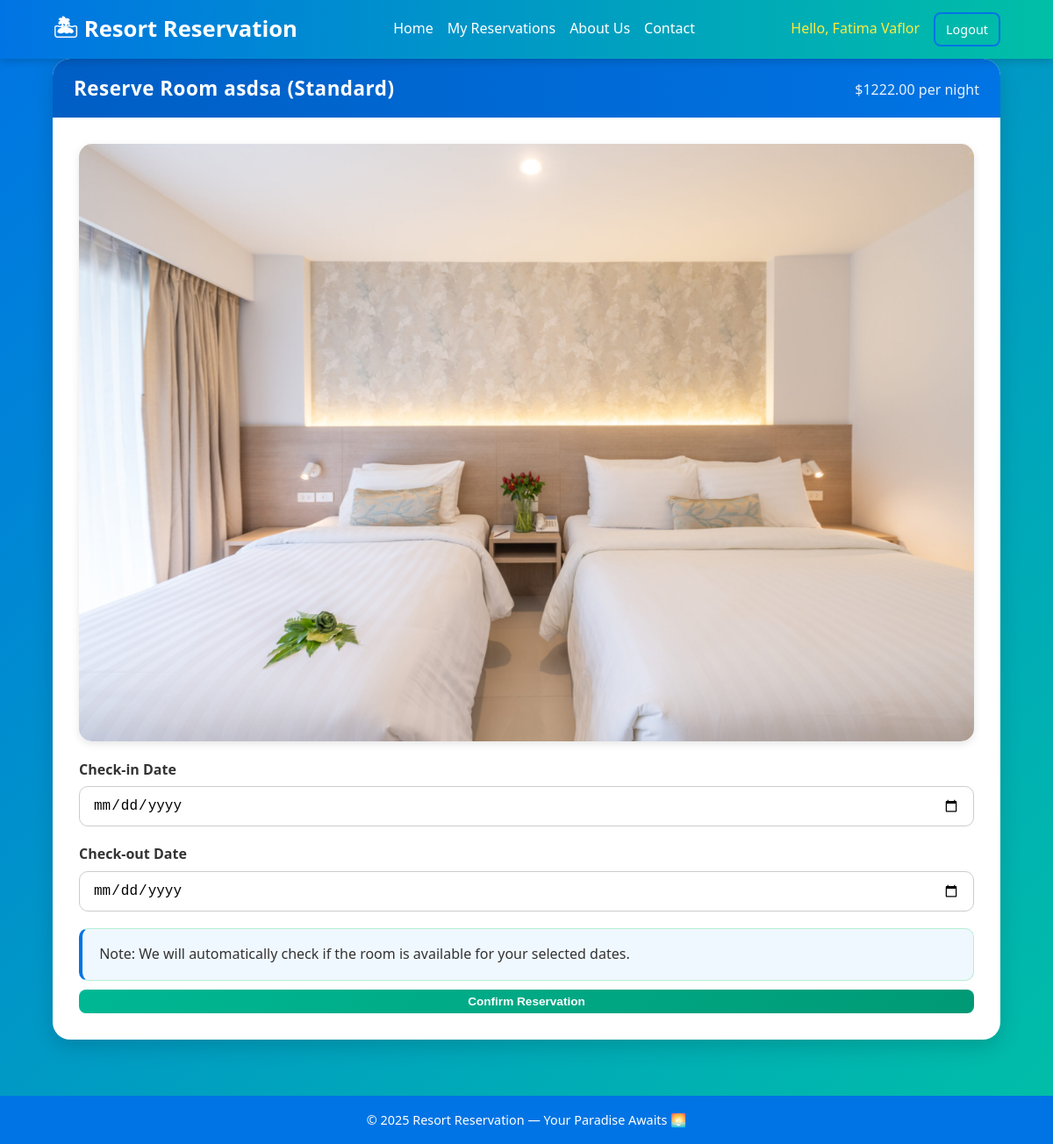
The app's page /reserve/7 (signed in), older data.
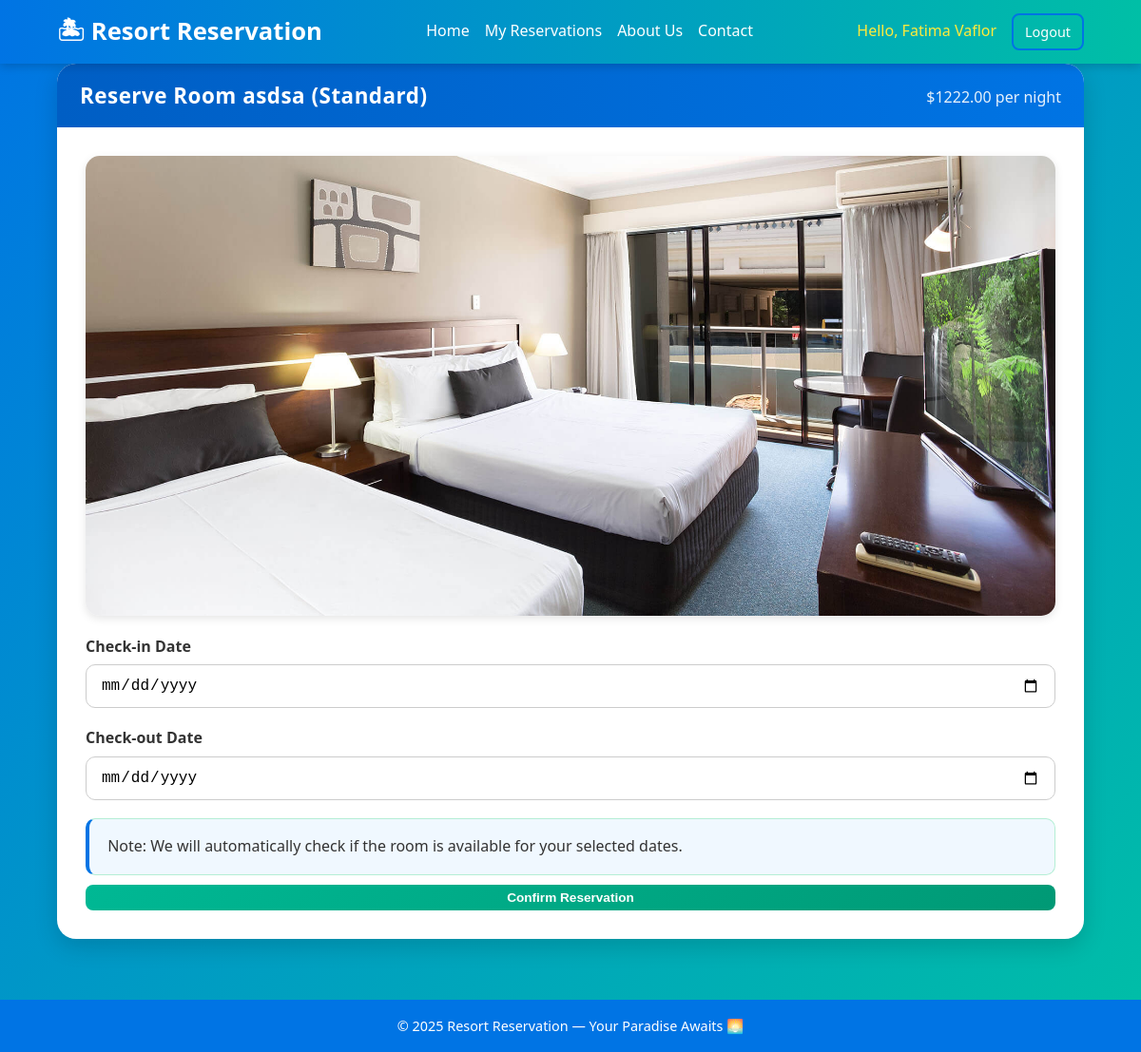
The same page, newer data.
### models.py (models this page shows, shortened)
class Room(db.Model):
    __tablename__ = 'room'
    id = db.Column(db.Integer, primary_key=True)
    room_number = db.Column(db.String(10), unique=True, nullable=False)
    room_type = db.Column(db.String(50), nullable=False)  # e.g., 'Standard', 'Deluxe', 'Suite'
    price = db.Column(db.Float, nullable=False)  # Price per night
    status = db.Column(db.String(20), default='Available')  # 'Available', 'Maintenance'
    image_file = db.Column(db.String(120), nullable=True, default=None)
    reservations = db.relationship('Reservation', backref='room', lazy='dynamic')

### app.py (the view, shortened to what this page needs)
    @app.route('/reserve/<int:room_id>', methods=['GET', 'POST'])
    @login_required
    def make_reservation(room_id):
        if is_admin():
            flash("Admins cannot make guest reservations.", 'warning')
            return redirect(url_for('admin_dashboard'))
        room = Room.query.get_or_404(room_id)
        return render_template('reservation.html', room=room)

### templates/reservation.html (shortened to what this page needs)
<link rel="stylesheet" href="https://cdn.jsdelivr.net/npm/flatpickr/dist/flatpickr.min.css">
{% extends "base.html" %}
{% block content %}
<div class="row justify-content-center">
    <div class="col-md-8">
        <div class="card shadow">
            <div class="card-header bg-success text-white">
                <h4 class="mb-0">Reserve Room {{ room.room_number }} ({{ room.room_type }})</h4>
                <p class="mb-0">${{ '%.2f' | format(room.price) }} per night</p>
            </div>
            <div class="card-body">
                <div class="mb-4">
                    {% if room.image_file %}
                    <img src="{{ url_for('static', filename='room_images/' + room.image_file) }}" class="img-fluid rounded" alt="Image of Room {{ room.room_number }}">
                    {% endif %}
                </div>
<link href="https://cdn.jsdelivr.net/npm/fullcalendar@6.1.8/index.global.min.css" rel="stylesheet">
                <form method="POST" action="{{ url_for('make_reservation', room_id=room.id) }}">
                    <div class="form-group">
                        <label for="check_in">Check-in Date</label>
                        <input type="date" class="form-control" id="check_in" name="check_in"
                               min="{{ date.today() | string }}" required>
                    </div>
                    <div class="form-group">
                        <label for="check_out">Check-out Date</label>
                        <input type="date" class="form-control" id="check_out" name="check_out" required>
                    </div>
                    <p class="alert alert-info">Note: We will automatically check if the room is available for your selected dates.</p>
                    <button type="submit" class="btn btn-success btn-lg btn-block">Confirm Reservation</button>
                </form>
            </div>
        </div>
    </div>
</div>
{% endblock %}

Row changes from the older to the newer data that the page shows:
changed Room "asdsa": image_file+room_number: a different picture
